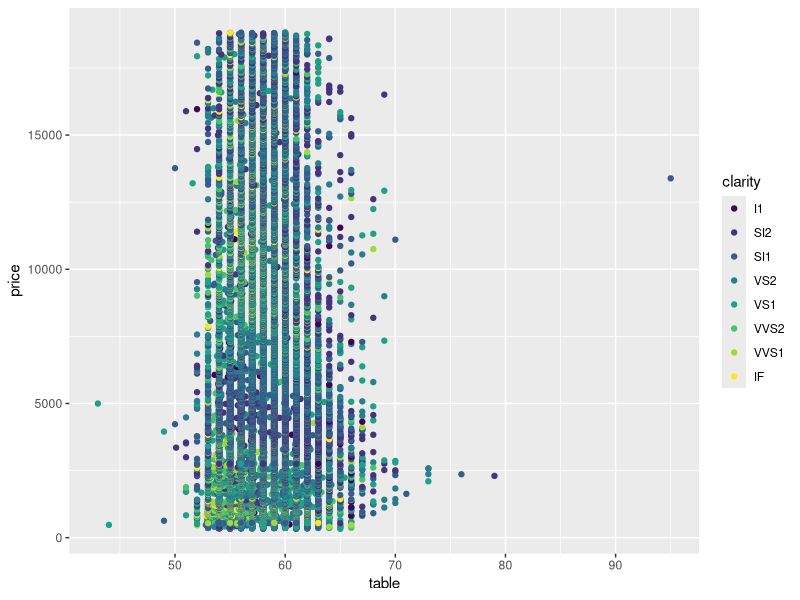

The R source for this figure:
## ---- chunk 1
knitr::opts_chunk$set(echo = TRUE)
library(ggplot2)
## ---- chunk 2
summary(airmiles)
## ---- chunk 3
ggplot(data=diamonds,aes(x=table,y=price))+geom_point(aes(color=clarity))
  head(diamonds)
